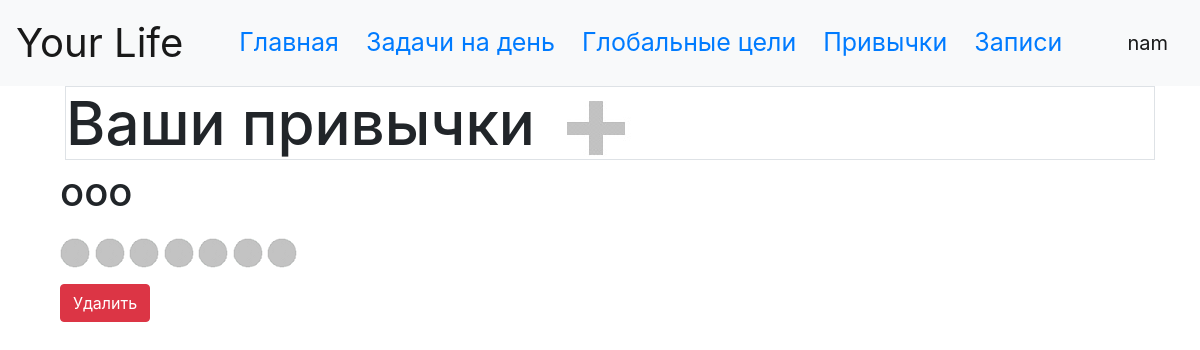
Page /habits (signed in) on the committed database.
### data/users.py (models this page shows, shortened)
class User(SqlAlchemyBase, UserMixin, SerializerMixin):
    __tablename__ = 'users'
    id = sqlalchemy.Column(sqlalchemy.Integer,
                           primary_key=True, autoincrement=True)
    surname = sqlalchemy.Column(sqlalchemy.String, nullable=True)
    name = sqlalchemy.Column(sqlalchemy.String, nullable=True)
    age = sqlalchemy.Column(sqlalchemy.Integer, nullable=True)
    about = sqlalchemy.Column(sqlalchemy.String, nullable=True)
    email = sqlalchemy.Column(sqlalchemy.String,
                              index=True, unique=True, nullable=True)
    hashed_password = sqlalchemy.Column(sqlalchemy.String, nullable=True)
    modified_date = sqlalchemy.Column(sqlalchemy.DateTime,
                                      default=datetime.datetime.now)
    task = orm.relation("Task", back_populates='user')
    aim = orm.relation("Aim", back_populates='user')
    habit = orm.relation("Habit", back_populates='user')
    blog = orm.relation("Blog", back_populates='user')

### data/habits.py (models this page shows)
class Habit(SqlAlchemyBase, UserMixin, SerializerMixin):
    __tablename__ = 'habits'
    id = sqlalchemy.Column(sqlalchemy.Integer,
                           primary_key=True, autoincrement=True)
    name = sqlalchemy.Column(sqlalchemy.String, nullable=True)
    author = sqlalchemy.Column(sqlalchemy.Integer,
                               sqlalchemy.ForeignKey("users.id"), nullable=True)
    day1 = sqlalchemy.Column(sqlalchemy.Boolean)
    day2 = sqlalchemy.Column(sqlalchemy.Boolean)
    day3 = sqlalchemy.Column(sqlalchemy.Boolean)
    day4 = sqlalchemy.Column(sqlalchemy.Boolean)
    day5 = sqlalchemy.Column(sqlalchemy.Boolean)
    day6 = sqlalchemy.Column(sqlalchemy.Boolean)
    day7 = sqlalchemy.Column(sqlalchemy.Boolean)
    create_date = sqlalchemy.Column(sqlalchemy.DateTime,
                                    default=datetime.date.today)
    user = orm.relation('User')

### server.py (the view)
@app.route('/habits')
def habits():
    update_habits()
    session = db_session.create_session()
    task = session.query(Habit)
    return render_template("habits.html", news=task)

### data/db_session.py (called while the page is built)
def create_session() -> Session:
    global __factory
    return __factory()

### server.py (called while the page is built)
@login_manager.user_loader
def load_user(user_id):
    session = db_session.create_session()
    return session.query(User).get(user_id)

def update_habits():
    session = db_session.create_session()
    date_now = datetime.datetime.now()
    for elem in session.query(Habit):
        date_2 = elem.create_date
        difference = date_2 - date_now
        if difference.days == -8:
            habit_id = elem.id
            requests.delete(f'http://localhost:{PORT}/api/habits/{habit_id}').json()

### templates/habits.html
{% extends "base.html" %}
{% block content %}
<h1 class='border' style="font-size: 60px; margin-left: 20px;">Ваши привычки
    <a href="/add_habit" style="text-indent: 800 px;">
        <img src="{{ url_for('static', filename='add_icon.jpg') }}">
    </a>
</h1>
<nav>
    {% for item in news%}
    {% if current_user.email == item.author %}
    <div class="col-md6 rounded">
        <label class="container">
            <h1>
                {{ item.name }}
            </h1>
            <a href="/change_habit/1/{{ item.id }}">
                {% if item.day1 == True %}
                <img src="{{ url_for('static', filename='done_habit.png') }}">
                {% else %}
                <img src="{{ url_for('static', filename='no_done_habit.png') }}">
                {% endif %}
            </a>
            <a href="/change_habit/2/{{ item.id }}">
                {% if item.day2 == True %}
                <img src="{{ url_for('static', filename='done_habit.png') }}">
                {% else %}
                <img src="{{ url_for('static', filename='no_done_habit.png') }}">
                {% endif %}
            </a>
            <a href="/change_habit/3/{{ item.id }}">
                {% if item.day3 == True %}
                <img src="{{ url_for('static', filename='done_habit.png') }}">
                {% else %}
                <img src="{{ url_for('static', filename='no_done_habit.png') }}">
                {% endif %}
            </a>
            <a href="/change_habit/4/{{ item.id }}">
                {% if item.day4 == True %}
                <img src="{{ url_for('static', filename='done_habit.png') }}">
                {% else %}
                <img src="{{ url_for('static', filename='no_done_habit.png') }}">
                {% endif %}
            </a>
            <a href="/change_habit/5/{{ item.id }}">
                {% if item.day5 == True %}
                <img src="{{ url_for('static', filename='done_habit.png') }}">
                {% else %}
                <img src="{{ url_for('static', filename='no_done_habit.png') }}">
                {% endif %}
            </a>
            <a href="/change_habit/6/{{ item.id }}">
                {% if item.day6 == True %}
                <img src="{{ url_for('static', filename='done_habit.png') }}">
                {% else %}
                <img src="{{ url_for('static', filename='no_done_habit.png') }}">
                {% endif %}
            </a>
            <a href="/change_habit/7/{{ item.id }}">
                {% if item.day7 == True %}
                <img src="{{ url_for('static', filename='done_habit.png') }}">
                {% else %}
                <img src="{{ url_for('static', filename='no_done_habit.png') }}">
                {% endif %}
            </a>
            <div>
                <a href="/habit_delete/{{ item.id }}" class="btn btn-danger">Удалить</a>
            </div>
        </label>
    </div>
    {% endif %}
    {% endfor %}
</nav>
{% endblock %}

### templates/base.html (shortened to what this page needs)
<!doctype html>
<html lang="en">
<head>
    <link rel="stylesheet"
          href="https://stackpath.bootstrapcdn.com/bootstrap/4.4.1/css/bootstrap.min.css"
>
</head>
<body>
<header>
    <nav class="navbar navbar-light bg-light">
        <a class="navbar-brand" href="#" style="font-size: 40px;">Your Life</a>
        <div class="menu mr-auto" style="font-size: 25px; margin-left: 20px;">
            {% if current_user.is_authenticated %}
            <a href="/" style="font-size: 25px; margin-left: 20px;">Главная</a>
            <a href="/tasks" style="font-size: 25px; margin-left: 20px;">Задачи на день</a>
            <a href="/aims" style="font-size: 25px; margin-left: 20px;">Глобальные цели</a>
            <a href="/habits" style="font-size: 25px; margin-left: 20px;">Привычки</a>
            <a href="/blog" style="font-size: 25px; margin-left: 20px;">Записи</a>
            {% endif %}
        </div>
        {% if current_user.is_authenticated %}
        <a class="navbar-brand" href="/logout" style="font-size: 20px;">{{ current_user.name }}</a>
        {% else %}
        <p>
            <a class="btn btn-primary " href="/register">Зарегистрироваться</a>
            <a class="btn btn-success" href="/login">Войти</a>
        </p>
        {% endif %}
    </nav>
</header>
<main role="main" class="container">
    {% block content %} {% endblock %}
</main>
</body>
</html>

### rows in the picture
User: name "nam"
Habit: name "ooo", day1 False (drawn), day2 False (drawn), day3 False (drawn), day4 False (drawn), day5 False (drawn), day6 False (drawn), day7 False (drawn)
